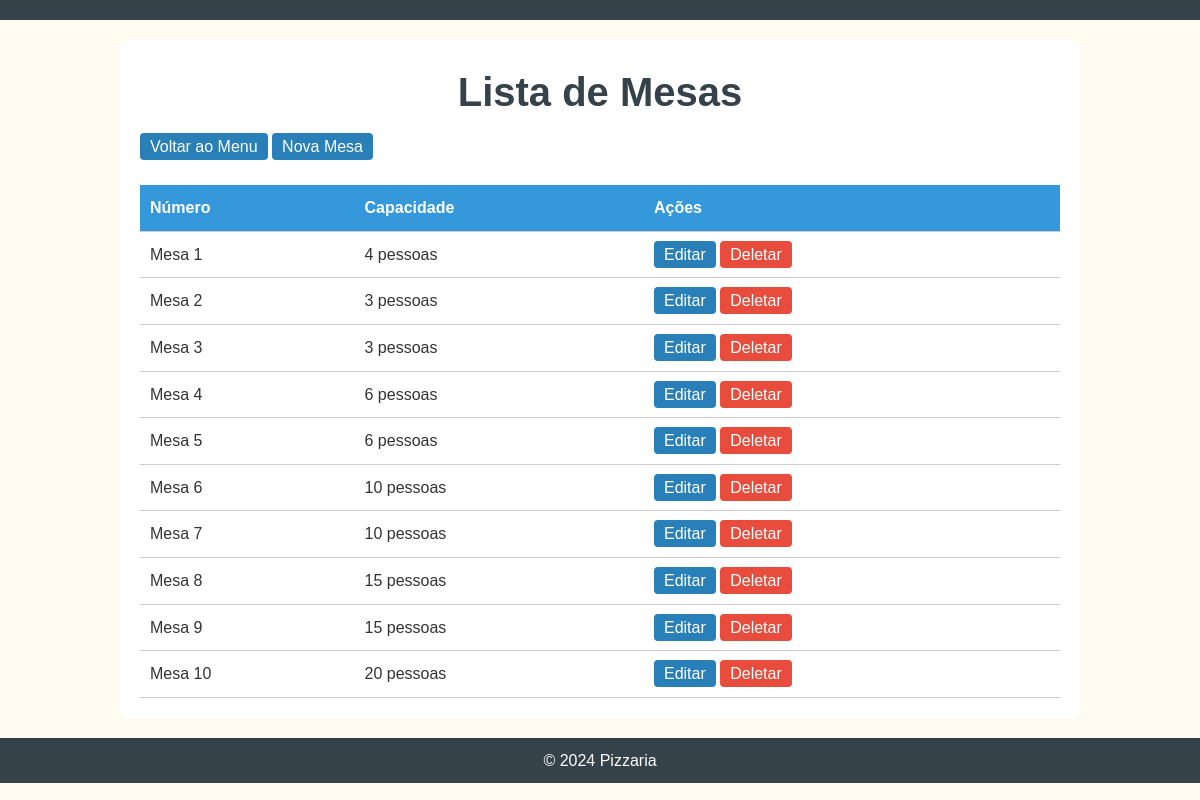
Screenshot of /core/mesas/ with the database file from the repository.
### core/models.py (models this page shows, shortened)
class Mesa(models.Model):
    numero = models.IntegerField(unique=True)  # Número da mesa
    capacidade = models.IntegerField()  # Capacidade da mesa

### core/views.py (the view)
# urls.py: path('mesas/', listar_mesas, name='listar_mesas'),
def listar_mesas(request):
    mesas = Mesa.objects.all()
    return render(request, 'core/listar_mesas.html', {'mesas': mesas})

### core/templates/core/listar_mesas.html (shortened to what this page needs)
{% extends 'core/base.html' %}
{% block content %}
<div class="container">
    <h1 align="center">Lista de Mesas</h1>
    <a href="{% url 'menu' %}" class="button">Voltar ao Menu</a>
    <a href="{% url 'criar_mesa' %}" class="button">Nova Mesa</a>
    <br>
    <br>
    <table>
        <thead>
            <tr>
                <th>Número</th>
                <th>Capacidade</th>
                <th>Ações</th>
            </tr>
        </thead>
        <tbody>
            {% for mesa in mesas %}
            <tr>
                <td>Mesa {{ mesa.numero }}</td>
                <td>{{ mesa.capacidade }} pessoas</td>
                <td>
                    <a href="{% url 'atualizar_mesa' mesa.id %}" class="button">Editar</a>
                    <a href="{% url 'deletar_mesa' mesa.id %}" class="button button-delete">Deletar</a>
                </td>
            </tr>
            {% endfor %}
        </tbody>
    </table>
</div>
{% endblock %}

### core/templates/core/base.html (shortened to what this page needs)
<!DOCTYPE html>
<html lang="pt-BR">
<head>
    {% load static %}
    <link rel="stylesheet" href="{% static 'css/styles.css' %}">
</head>
<body>
    <header>
    </header>
    <main>
        {% block content %}
        {% endblock %}
    </main>
    <footer>
        <p>&copy; 2024 Pizzaria</p>
    </footer>
</body>
</html>

### core/static/css/styles.css (style rules this page uses)
* { margin: 0; padding: 0; box-sizing: border-box; }
body { font-family: 'Arial', sans-serif; line-height: 1.6; background-color: #fffbf0; color: #333; }
header { background: #35424a; color: #ffffff; padding: 10px 20px; text-align: center; }
h1 { font-size: 2.5em; color: #35424a; margin-bottom: 10px; }
footer { background: #35424a; color: #ffffff; text-align: center; padding: 10px 0; position: relative; bottom: 0; width: 100%; }

### core/templates/core/listar_mesas.html (style rules this page uses)
.container { width: 80%; margin: 20px auto; padding: 20px; background-color: #fff; border-radius: 8px; }
table { width: 100%; border-collapse: collapse; }
th, td { padding: 10px; text-align: left; border-bottom: 1px solid #ccc; }
th { background-color: #3498db; color: white; }
.button { background-color: #2980b9; color: white; padding: 5px 10px; border-radius: 4px; text-decoration: none; transition: background-color 0.3s; }
.button-delete { background-color: #e74c3c; }

### rows the page displays
Mesa: numero "1", capacidade "4"
Mesa: numero "2", capacidade "3"
Mesa: numero "3", capacidade "3"
Mesa: numero "4", capacidade "6"
Mesa: numero "5", capacidade "6"
Mesa: numero "6", capacidade "10"
Mesa: numero "7", capacidade "10"
Mesa: numero "8", capacidade "15"
Mesa: numero "9", capacidade "15"
Mesa: numero "10", capacidade "20"
